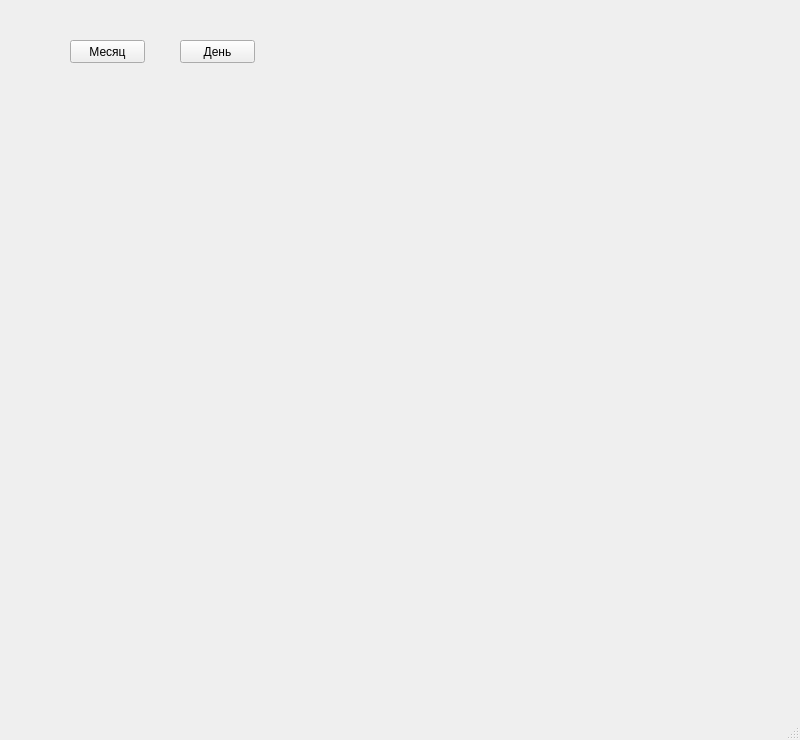
<?xml version="1.0" encoding="UTF-8"?>
<ui version="4.0">
 <class>MainWindow</class>
 <widget class="QMainWindow" name="MainWindow">
  <property name="geometry">
   <rect>
    <x>0</x>
    <y>0</y>
    <width>800</width>
    <height>740</height>
   </rect>
  </property>
  <property name="windowTitle">
   <string>Органайзер [Неделя]</string>
  </property>
  <property name="windowIcon">
   <iconset>
    <normaloff>icon.png</normaloff>icon.png</iconset>
  </property>
  <widget class="QWidget" name="centralwidget">
   <widget class="QPushButton" name="pbDay">
    <property name="geometry">
     <rect>
      <x>180</x>
      <y>40</y>
      <width>75</width>
      <height>23</height>
     </rect>
    </property>
    <property name="text">
     <string>День</string>
    </property>
   </widget>
   <widget class="QPushButton" name="pbMonth">
    <property name="geometry">
     <rect>
      <x>70</x>
      <y>40</y>
      <width>75</width>
      <height>23</height>
     </rect>
    </property>
    <property name="text">
     <string>Месяц</string>
    </property>
   </widget>
  </widget>
  <widget class="QMenuBar" name="menubar">
   <property name="geometry">
    <rect>
     <x>0</x>
     <y>0</y>
     <width>800</width>
     <height>26</height>
    </rect>
   </property>
  </widget>
  <widget class="QStatusBar" name="statusbar"/>
 </widget>
 <resources/>
 <connections/>
</ui>
